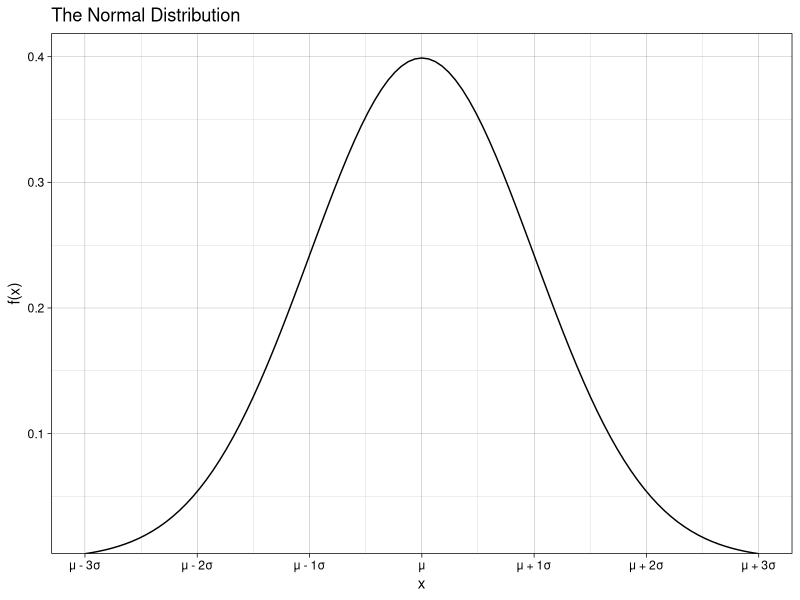
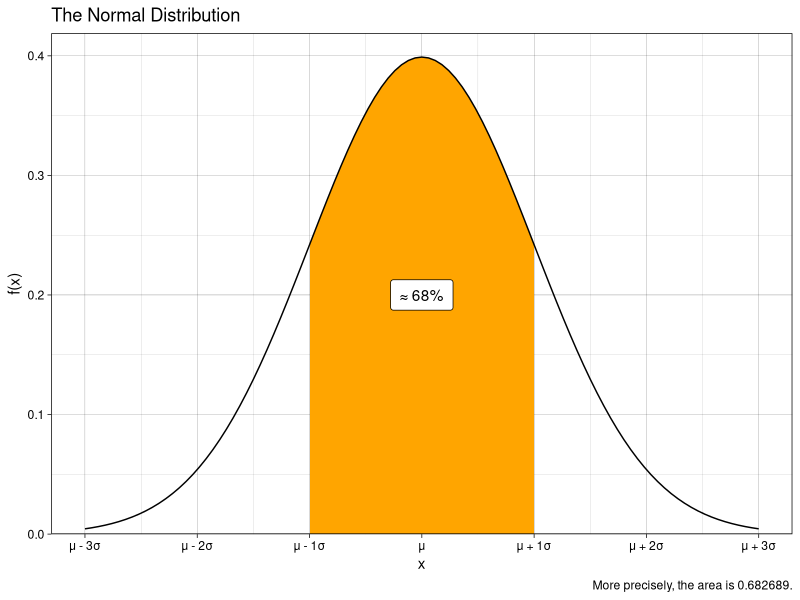
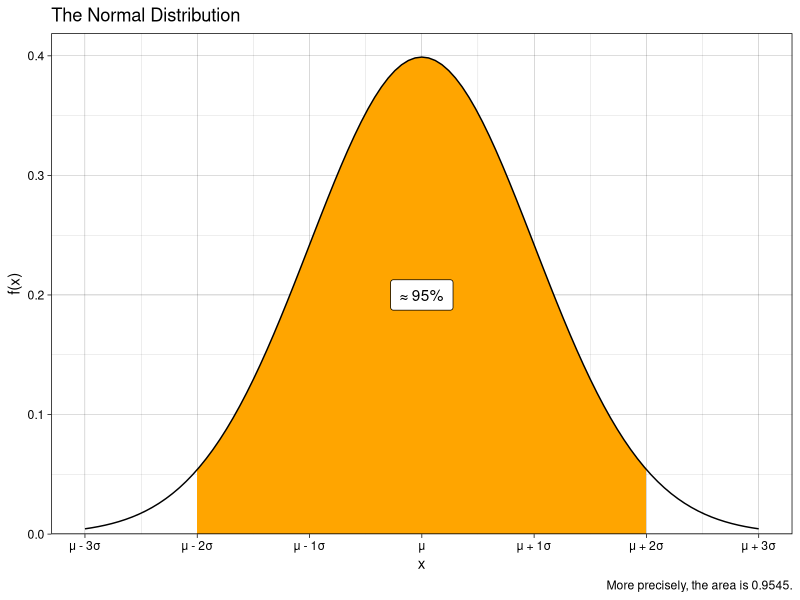
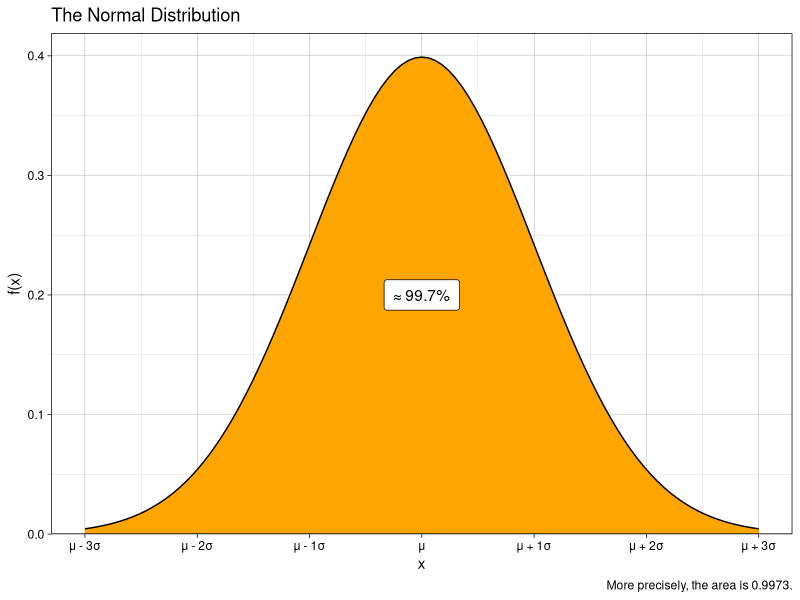
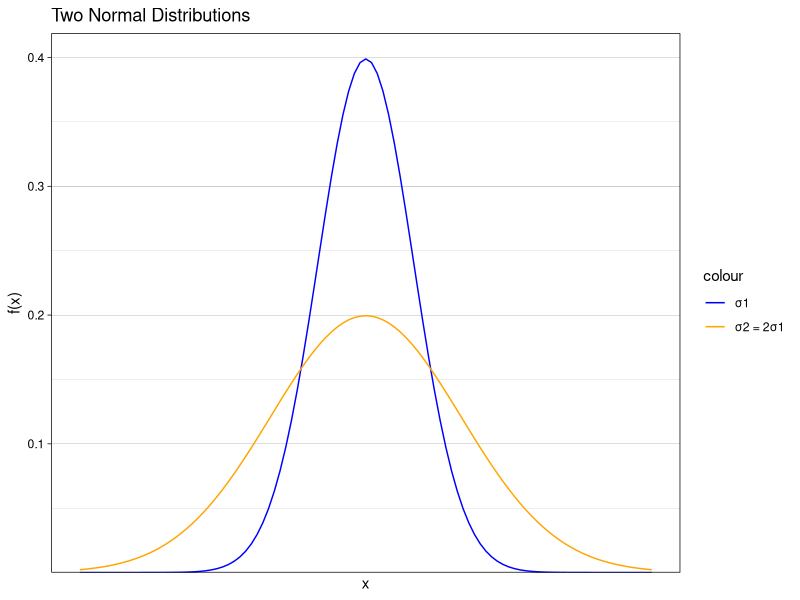
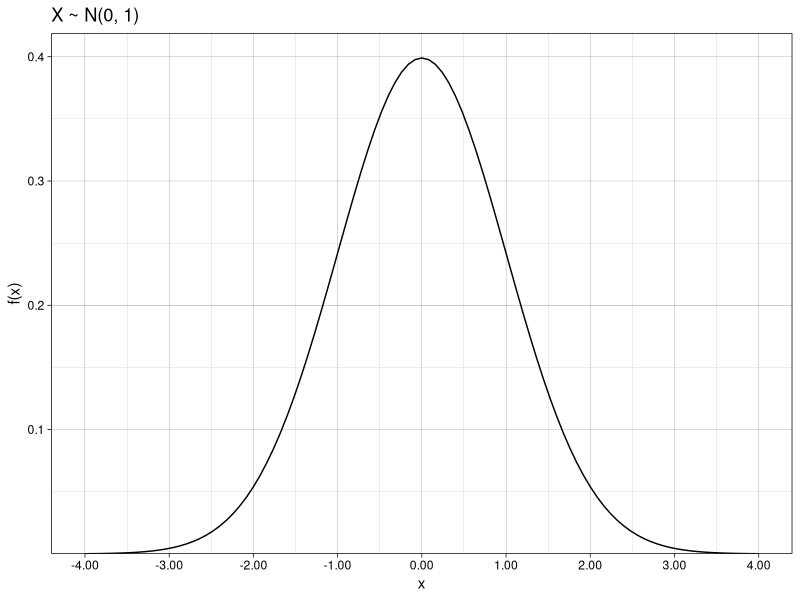
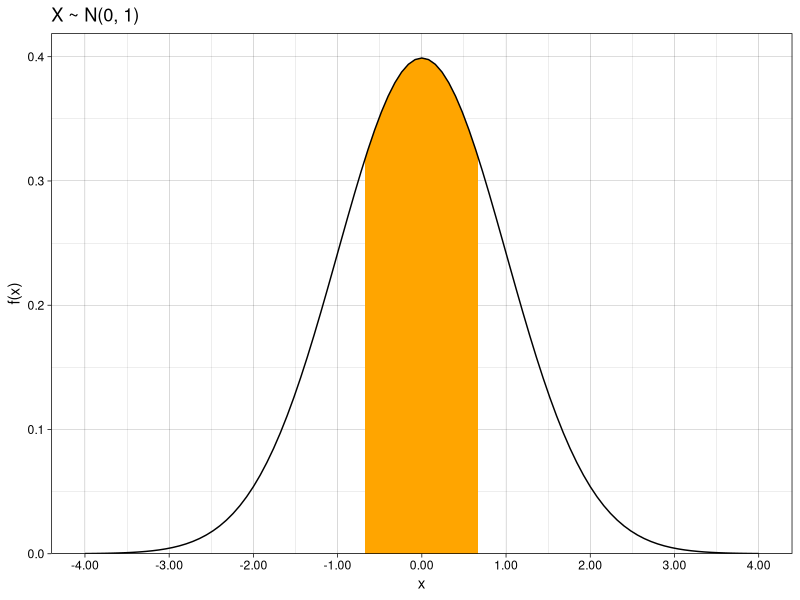
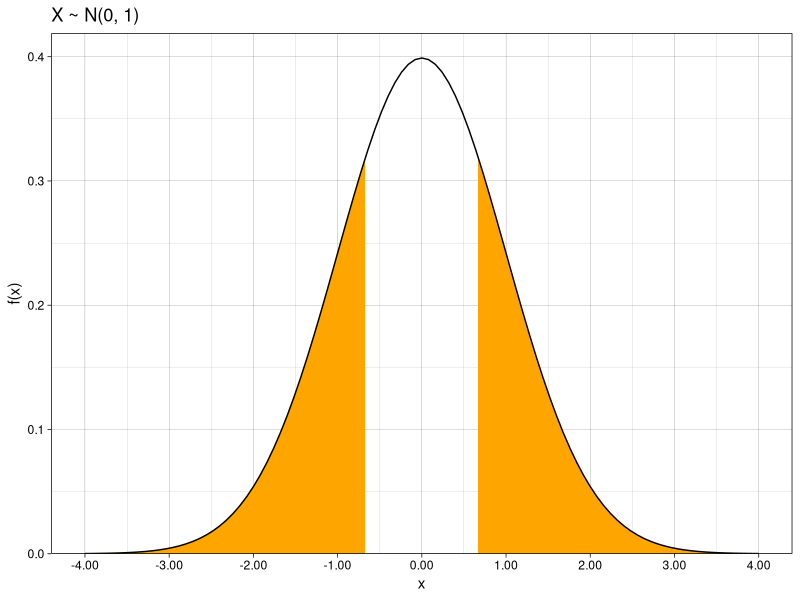

Write the R code that produced these figures, in order.
## ---- chunk 1
knitr::opts_chunk$set(
  message = FALSE,
  warning = FALSE,
  comment = NA
)
## ---- chunk 2
library(tidyverse)
library(kableExtra)
library(scales)
## ---- chunk 3
normalplot <- ggplot() +
  stat_function(
    fun = dnorm,
    args = list(0, 1)
  ) +
  scale_x_continuous(
    limits = c(-3, 3),
    breaks = seq(from = -3, to = 3, by = 1),
    labels = c("μ - 3σ", "μ - 2σ", "μ - 1σ", "μ", "μ + 1σ", "μ + 2σ", "μ + 3σ")
  ) +
  scale_y_continuous(expand = expansion(mult = c(0, 0.05))) +
  labs(
    title = "The Normal Distribution",
    x = "x",
    y = "f(x)"
  ) +
  theme_linedraw()
## ---- chunk 4
normalplot
## ---- chunk 5
normalplot_1sigma <- ggplot() +
  stat_function(
    fun = dnorm,
    args = list(0, 1),
    geom = "area",
    xlim = c(-1, 1),
    fill = "orange"
  ) +
  stat_function(
    fun = dnorm,
    args = list(0, 1)
  ) +
  geom_label(aes(label = "≈ 68%"),
    x = 0,
    y = 0.2,
    label.padding = unit(0.5, "lines")
  ) +
  scale_x_continuous(
    limits = c(-3, 3),
    breaks = seq(from = -3, to = 3, by = 1),
    labels = c("μ - 3σ", "μ - 2σ", "μ - 1σ", "μ", "μ + 1σ", "μ + 2σ", "μ + 3σ")
  ) +
  scale_y_continuous(expand = expansion(mult = c(0, 0.05))) +
  labs(
    title = "The Normal Distribution",
    x = "x",
    y = "f(x)",
    caption = sprintf("More precisely, the area is %g.", pnorm(1) - pnorm(-1))
  ) +
  theme_linedraw()
## ---- chunk 6
normalplot_1sigma
## ---- chunk 7
normalplot_2sigma <- ggplot() +
  stat_function(
    fun = dnorm,
    args = list(0, 1),
    geom = "area",
    xlim = c(-2, 2),
    fill = "orange"
  ) +
  stat_function(
    fun = dnorm,
    args = list(0, 1)
  ) +
  geom_label(aes(label = "≈ 95%"),
    x = 0,
    y = 0.2,
    label.padding = unit(0.5, "lines")
  ) +
  scale_x_continuous(
    limits = c(-3, 3),
    breaks = seq(from = -3, to = 3, by = 1),
    labels = c("μ - 3σ", "μ - 2σ", "μ - 1σ", "μ", "μ + 1σ", "μ + 2σ", "μ + 3σ")
  ) +
  scale_y_continuous(expand = expansion(mult = c(0, 0.05))) +
  labs(
    title = "The Normal Distribution",
    x = "x",
    y = "f(x)",
    caption = sprintf("More precisely, the area is %g.", pnorm(2) - pnorm(-2))
  ) +
  theme_linedraw()
## ---- chunk 8
normalplot_2sigma
## ---- chunk 9
normalplot_3sigma <- ggplot() +
  stat_function(
    fun = dnorm,
    args = list(0, 1),
    geom = "area",
    xlim = c(-3, 3),
    fill = "orange"
  ) +
  stat_function(fun = dnorm, args = list(0, 1)) +
  geom_label(aes(label = "≈ 99.7%"),
    x = 0,
    y = 0.2,
    label.padding = unit(0.5, "lines")
  ) +
  scale_x_continuous(
    limits = c(-3, 3),
    breaks = seq(from = -3, to = 3, by = 1),
    labels = c("μ - 3σ", "μ - 2σ", "μ - 1σ", "μ", "μ + 1σ", "μ + 2σ", "μ + 3σ")
  ) +
  scale_y_continuous(expand = expansion(mult = c(0, 0.05))) +
  labs(
    title = "The Normal Distribution",
    x = "x",
    y = "f(x)",
    caption = sprintf("More precisely, the area is %g.", pnorm(3) - pnorm(-3))
  ) +
  theme_linedraw()
## ---- chunk 10
normalplot_3sigma
## ---- chunk 11
normalplot_2curves <- ggplot() +
  stat_function(
    fun = dnorm,
    args = list(0, 1),
    aes(color = "σ1")
  ) +
  stat_function(
    fun = dnorm,
    args = list(0, 2),
    aes(color = "σ2 = 2σ1")
  ) +
  scale_x_continuous(
    limits = c(-6, 6),
    breaks = NULL
  ) +
  scale_y_continuous(expand = expansion(mult = c(0, 0.05))) +
  scale_color_manual(values = c("σ1" = "blue", "σ2 = 2σ1" = "orange")) +
  labs(
    title = "Two Normal Distributions",
    x = "x",
    y = "f(x)"
  ) +
  theme_linedraw()
## ---- chunk 12
normalplot_2curves
## ---- chunk 13
# set the model parameters
mu <- 0
sigma <- 1

# set x-axis decimal place
decimals <- 0.01

# scales the x-axis limits
# don't alter these values
LB <- mu - 4 * sigma # lower limit for plotting
UB <- mu + 4 * sigma # upper limit for plotting

# create scaled normal pdf
ggplot() +
  stat_function(
    fun = dnorm,
    args = list(mu, sigma)
  ) +
  scale_x_continuous(
    limits = c(LB, UB),
    breaks = seq(from = LB, to = UB, by = sigma),
    labels = number_format(accuracy = decimals)
  ) +
  scale_y_continuous(expand = expansion(mult = c(0, 0.05))) +
  labs(
    title = sprintf("X ~ N(%g, %g)", mu, sigma^2),
    x = "x",
    y = "f(x)"
  ) +
  theme_linedraw()
## ---- chunk 14
# set the model parameters
mu <- 0
sigma <- 1

# limits of the shaded area
# do not exceed +/- 4 sigma
lower <- -0.67
upper <- 0.67

# color for the shaded area
shade <- "orange"

# set x-axis decimal place
decimals <- 0.01

# scales the x-axis limits
# don't alter these values
LB <- mu - 4 * sigma # lower limit for plotting
UB <- mu + 4 * sigma # upper limit for plotting

# create scaled normal pdf
ggplot() +
  stat_function(
    fun = dnorm,
    args = list(mu, sigma),
    geom = "area",
    xlim = c(lower, upper),
    fill = shade
  ) +
  stat_function(
    fun = dnorm,
    args = list(mu, sigma)
  ) +
  scale_x_continuous(
    limits = c(LB, UB),
    breaks = seq(from = LB, to = UB, by = sigma),
    labels = number_format(accuracy = decimals)
  ) +
  scale_y_continuous(expand = expansion(mult = c(0, 0.05))) +
  labs(
    title = sprintf("X ~ N(%g, %g)", mu, sigma^2),
    x = "x",
    y = "f(x)"
  ) +
  theme_linedraw()
## ---- chunk 15
# set the model parameters
mu <- 0
sigma <- 1

# limits of the shaded area
# do not exceed +/- 4 sigma
lower <- -0.67
upper <- 0.67

# color for the shaded area
shade <- "orange"

# set x-axis decimal place
decimals <- 0.01

# scales the x-axis limits
# don't alter these values
LB <- mu - 4 * sigma # lower limit for plotting
UB <- mu + 4 * sigma # upper limit for plotting

# create scaled normal pdf
ggplot() +
  stat_function(
    fun = dnorm,
    args = list(mu, sigma),
    geom = "area",
    xlim = c(LB, lower),
    fill = shade
  ) +
  stat_function(
    fun = dnorm,
    args = list(mu, sigma),
    geom = "area",
    xlim = c(upper, UB),
    fill = shade
  ) +
  stat_function(
    fun = dnorm,
    args = list(mu, sigma)
  ) +
  scale_x_continuous(
    limits = c(LB, UB),
    breaks = seq(from = LB, to = UB, by = sigma),
    labels = number_format(accuracy = decimals)
  ) +
  scale_y_continuous(expand = expansion(mult = c(0, 0.05))) +
  labs(
    title = sprintf("X ~ N(%g, %g)", mu, sigma^2),
    x = "x",
    y = "f(x)"
  ) +
  theme_linedraw()
## ---- chunk 16
sessionInfo()
